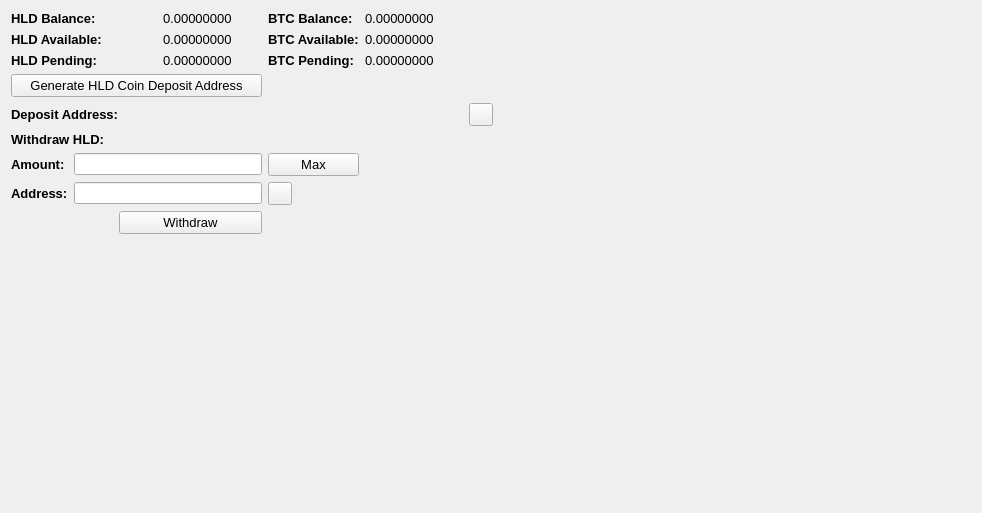
     <widget class="QWidget" name="BalanceTab">
      <attribute name="title">
       <string>Balance</string>
      </attribute>
      <layout class="QGridLayout" name="gridLayout_2">
       <item row="0" column="0" colspan="2">
        <widget class="QLabel" name="label_11">
         <property name="font">
          <font>
           <pointsize>10</pointsize>
           <weight>75</weight>
           <bold>true</bold>
          </font>
         </property>
         <property name="text">
          <string>HLD Balance:</string>
         </property>
        </widget>
       </item>
       <item row="0" column="3">
        <widget class="QLabel" name="HMBalanceLabel">
         <property name="font">
          <font>
           <pointsize>10</pointsize>
          </font>
         </property>
         <property name="text">
          <string>0.00000000</string>
         </property>
         <property name="textInteractionFlags">
          <set>Qt::LinksAccessibleByMouse|Qt::TextSelectableByMouse</set>
         </property>
        </widget>
       </item>
       <item row="0" column="4">
        <widget class="QLabel" name="label_12">
         <property name="font">
          <font>
           <pointsize>10</pointsize>
           <weight>75</weight>
           <bold>true</bold>
          </font>
         </property>
         <property name="text">
          <string>BTC Balance:</string>
         </property>
        </widget>
       </item>
       <item row="0" column="5">
        <widget class="QLabel" name="BitcoinBalanceLabel">
         <property name="font">
          <font>
           <pointsize>10</pointsize>
          </font>
         </property>
         <property name="text">
          <string>0.00000000</string>
         </property>
         <property name="textInteractionFlags">
          <set>Qt::LinksAccessibleByMouse|Qt::TextSelectableByMouse</set>
         </property>
        </widget>
       </item>
       <item row="0" column="7" rowspan="10">
        <spacer name="horizontalSpacer_4">
         <property name="orientation">
          <enum>Qt::Horizontal</enum>
         </property>
         <property name="sizeHint" stdset="0">
          <size>
           <width>478</width>
           <height>488</height>
          </size>
         </property>
        </spacer>
       </item>
       <item row="1" column="0" colspan="2">
        <widget class="QLabel" name="label_13">
         <property name="font">
          <font>
           <pointsize>10</pointsize>
           <weight>75</weight>
           <bold>true</bold>
          </font>
         </property>
         <property name="text">
          <string>HLD Available:</string>
         </property>
        </widget>
       </item>
       <item row="1" column="3">
        <widget class="QLabel" name="HMAvailableLabel_2">
         <property name="font">
          <font>
           <pointsize>10</pointsize>
          </font>
         </property>
         <property name="text">
          <string>0.00000000</string>
         </property>
         <property name="textInteractionFlags">
          <set>Qt::LinksAccessibleByMouse|Qt::TextSelectableByMouse</set>
         </property>
        </widget>
       </item>
       <item row="1" column="4">
        <widget class="QLabel" name="label_15">
         <property name="font">
          <font>
           <pointsize>10</pointsize>
           <weight>75</weight>
           <bold>true</bold>
          </font>
         </property>
         <property name="text">
          <string>BTC Available:</string>
         </property>
        </widget>
       </item>
       <item row="1" column="5">
        <widget class="QLabel" name="BitcoinAvailableLabel">
         <property name="font">
          <font>
           <pointsize>10</pointsize>
          </font>
         </property>
         <property name="text">
          <string>0.00000000</string>
         </property>
         <property name="textInteractionFlags">
          <set>Qt::LinksAccessibleByMouse|Qt::TextSelectableByMouse</set>
         </property>
        </widget>
       </item>
       <item row="2" column="0" colspan="2">
        <widget class="QLabel" name="label_14">
         <property name="font">
          <font>
           <pointsize>10</pointsize>
           <weight>75</weight>
           <bold>true</bold>
          </font>
         </property>
         <property name="text">
          <string>HLD Pending:</string>
         </property>
        </widget>
       </item>
       <item row="2" column="3">
        <widget class="QLabel" name="HMPendingLabel">
         <property name="font">
          <font>
           <pointsize>10</pointsize>
          </font>
         </property>
         <property name="text">
          <string>0.00000000</string>
         </property>
         <property name="textInteractionFlags">
          <set>Qt::LinksAccessibleByMouse|Qt::TextSelectableByMouse</set>
         </property>
        </widget>
       </item>
       <item row="2" column="4">
        <widget class="QLabel" name="label_31">
         <property name="font">
          <font>
           <pointsize>10</pointsize>
           <weight>75</weight>
           <bold>true</bold>
          </font>
         </property>
         <property name="text">
          <string>BTC Pending:</string>
         </property>
        </widget>
       </item>
       <item row="2" column="5">
        <widget class="QLabel" name="BitcoinPendingLabel">
         <property name="font">
          <font>
           <pointsize>10</pointsize>
          </font>
         </property>
         <property name="text">
          <string>0.00000000</string>
         </property>
         <property name="textInteractionFlags">
          <set>Qt::LinksAccessibleByMouse|Qt::TextSelectableByMouse</set>
         </property>
        </widget>
       </item>
       <item row="3" column="0" colspan="4">
        <widget class="QPushButton" name="GenDepositBTN">
         <property name="font">
          <font>
           <pointsize>10</pointsize>
          </font>
         </property>
         <property name="text">
          <string>Generate HLD Coin Deposit Address</string>
         </property>
        </widget>
       </item>
       <item row="4" column="0" colspan="3">
        <widget class="QLabel" name="label_33">
         <property name="font">
          <font>
           <pointsize>10</pointsize>
           <weight>75</weight>
           <bold>true</bold>
          </font>
         </property>
         <property name="text">
          <string>Deposit Address:</string>
         </property>
        </widget>
       </item>
       <item row="4" column="3" colspan="3">
        <widget class="QLabel" name="DepositAddressLabel">
         <property name="minimumSize">
          <size>
           <width>300</width>
           <height>0</height>
          </size>
         </property>
         <property name="palette">
          <palette>
           <active>
            <colorrole role="WindowText">
             <brush brushstyle="SolidPattern">
              <color alpha="255">
               <red>0</red>
               <green>0</green>
               <blue>0</blue>
              </color>
             </brush>
            </colorrole>
            <colorrole role="Text">
             <brush brushstyle="SolidPattern">
              <color alpha="255">
               <red>0</red>
               <green>0</green>
               <blue>255</blue>
              </color>
             </brush>
            </colorrole>
           </active>
           <inactive>
            <colorrole role="WindowText">
             <brush brushstyle="SolidPattern">
              <color alpha="255">
               <red>0</red>
               <green>0</green>
               <blue>0</blue>
              </color>
             </brush>
            </colorrole>
            <colorrole role="Text">
             <brush brushstyle="SolidPattern">
              <color alpha="255">
               <red>0</red>
               <green>0</green>
               <blue>255</blue>
              </color>
             </brush>
            </colorrole>
           </inactive>
           <disabled>
            <colorrole role="WindowText">
             <brush brushstyle="SolidPattern">
              <color alpha="255">
               <red>120</red>
               <green>120</green>
               <blue>120</blue>
              </color>
             </brush>
            </colorrole>
            <colorrole role="Text">
             <brush brushstyle="SolidPattern">
              <color alpha="255">
               <red>120</red>
               <green>120</green>
               <blue>120</blue>
              </color>
             </brush>
            </colorrole>
           </disabled>
          </palette>
         </property>
         <property name="font">
          <font>
           <pointsize>10</pointsize>
           <weight>75</weight>
           <bold>true</bold>
          </font>
         </property>
         <property name="text">
          <string/>
         </property>
         <property name="alignment">
          <set>Qt::AlignRight|Qt::AlignTrailing|Qt::AlignVCenter</set>
         </property>
         <property name="textInteractionFlags">
          <set>Qt::LinksAccessibleByMouse|Qt::TextSelectableByKeyboard|Qt::TextSelectableByMouse</set>
         </property>
        </widget>
       </item>
       <item row="4" column="6">
        <widget class="QToolButton" name="DepositCopyButton">
         <property name="toolTip">
          <string>Copy to clipboard</string>
         </property>
         <property name="text">
          <string/>
         </property>
         <property name="icon">
          <iconset resource="../bitcoin.qrc">
           <normaloff>:/icons/editcopy</normaloff>:/icons/editcopy</iconset>
         </property>
         <property name="shortcut">
          <string>Alt+P</string>
         </property>
        </widget>
       </item>
       <item row="5" column="0" colspan="2">
        <widget class="QLabel" name="label_34">
         <property name="font">
          <font>
           <pointsize>10</pointsize>
           <weight>75</weight>
           <bold>true</bold>
          </font>
         </property>
         <property name="text">
          <string>Withdraw HLD:</string>
         </property>
        </widget>
       </item>
       <item row="6" column="0">
        <widget class="QLabel" name="label_26">
         <property name="font">
          <font>
           <pointsize>10</pointsize>
           <weight>75</weight>
           <bold>true</bold>
          </font>
         </property>
         <property name="text">
          <string>Amount:</string>
         </property>
        </widget>
       </item>
       <item row="6" column="1" colspan="3">
        <widget class="QLineEdit" name="WithdrawUnitsInput">
         <property name="font">
          <font>
           <pointsize>9</pointsize>
           <weight>75</weight>
           <bold>true</bold>
          </font>
         </property>
         <property name="text">
          <string/>
         </property>
        </widget>
       </item>
       <item row="6" column="4">
        <widget class="QPushButton" name="Withdraw_Max_Amount">
         <property name="font">
          <font>
           <pointsize>10</pointsize>
          </font>
         </property>
         <property name="text">
          <string>Max</string>
         </property>
        </widget>
       </item>
       <item row="7" column="0">
        <widget class="QLabel" name="label_10">
         <property name="font">
          <font>
           <pointsize>10</pointsize>
           <weight>75</weight>
           <bold>true</bold>
          </font>
         </property>
         <property name="text">
          <string>Address:</string>
         </property>
        </widget>
       </item>
       <item row="7" column="1" colspan="3">
        <widget class="QLineEdit" name="WithdrawAddress">
         <property name="font">
          <font>
           <pointsize>9</pointsize>
           <weight>75</weight>
           <bold>true</bold>
          </font>
         </property>
        </widget>
       </item>
       <item row="7" column="4">
        <widget class="QToolButton" name="WithdrawPasteButton">
         <property name="toolTip">
          <string>Paste from clipboard</string>
         </property>
         <property name="text">
          <string/>
         </property>
         <property name="icon">
          <iconset resource="../bitcoin.qrc">
           <normaloff>:/icons/editpaste</normaloff>:/icons/editpaste</iconset>
         </property>
         <property name="shortcut">
          <string>Alt+P</string>
         </property>
        </widget>
       </item>
       <item row="8" column="2" colspan="2">
        <widget class="QPushButton" name="WithdrawUnitsBtn">
         <property name="font">
          <font>
           <pointsize>10</pointsize>
          </font>
         </property>
         <property name="text">
          <string>Withdraw</string>
         </property>
        </widget>
       </item>
       <item row="9" column="0" colspan="6">
        <spacer name="verticalSpacer">
         <property name="orientation">
          <enum>Qt::Vertical</enum>
         </property>
         <property name="sizeHint" stdset="0">
          <size>
           <width>428</width>
           <height>262</height>
          </size>
         </property>
        </spacer>
       </item>
      </layout>
      <zorder>label_31</zorder>
      <zorder>label_15</zorder>
      <zorder>label_12</zorder>
      <zorder>label_14</zorder>
      <zorder>label_13</zorder>
      <zorder>label_11</zorder>
      <zorder>BitcoinBalanceLabel</zorder>
      <zorder>HMBalanceLabel</zorder>
      <zorder>HMAvailableLabel_2</zorder>
      <zorder>HMPendingLabel</zorder>
      <zorder>BitcoinAvailableLabel</zorder>
      <zorder>BitcoinPendingLabel</zorder>
      <zorder>label_33</zorder>
      <zorder>GenDepositBTN</zorder>
      <zorder>DepositAddressLabel</zorder>
      <zorder>Withdraw_Max_Amount</zorder>
      <zorder>label_34</zorder>
      <zorder>WithdrawUnitsInput</zorder>
      <zorder>label_10</zorder>
      <zorder>label_26</zorder>
      <zorder>WithdrawAddress</zorder>
      <zorder>WithdrawUnitsBtn</zorder>
      <zorder>horizontalSpacer_4</zorder>
      <zorder>verticalSpacer</zorder>
      <zorder>WithdrawPasteButton</zorder>
      <zorder>DepositCopyButton</zorder>
     </widget>
